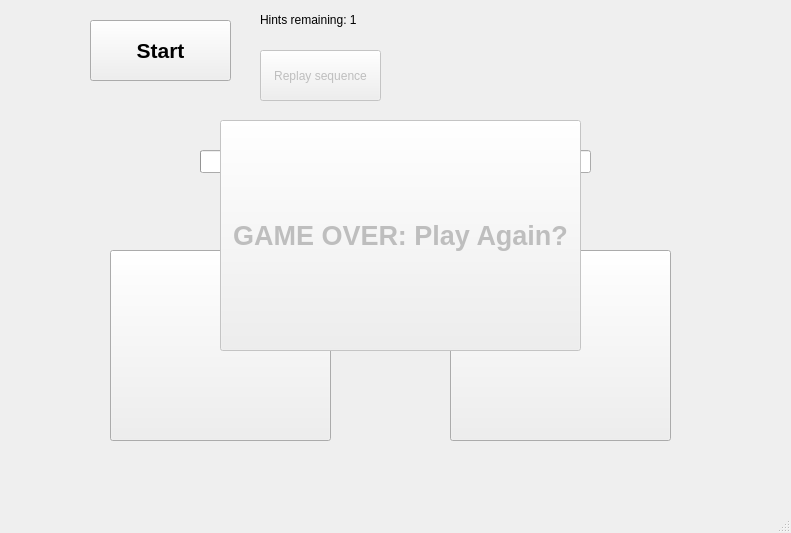
<?xml version="1.0" encoding="UTF-8"?>
<ui version="4.0">
 <class>MainWindow</class>
 <widget class="QMainWindow" name="MainWindow">
  <property name="geometry">
   <rect>
    <x>0</x>
    <y>0</y>
    <width>791</width>
    <height>533</height>
   </rect>
  </property>
  <property name="windowTitle">
   <string>MainWindow</string>
  </property>
  <widget class="QWidget" name="centralwidget">
   <widget class="QPushButton" name="startButton">
    <property name="geometry">
     <rect>
      <x>90</x>
      <y>20</y>
      <width>141</width>
      <height>61</height>
     </rect>
    </property>
    <property name="font">
     <font>
      <pointsize>16</pointsize>
      <bold>true</bold>
     </font>
    </property>
    <property name="text">
     <string>Start</string>
    </property>
   </widget>
   <widget class="QPushButton" name="redButton">
    <property name="geometry">
     <rect>
      <x>110</x>
      <y>250</y>
      <width>221</width>
      <height>191</height>
     </rect>
    </property>
    <property name="text">
     <string/>
    </property>
   </widget>
   <widget class="QPushButton" name="blueButton">
    <property name="geometry">
     <rect>
      <x>450</x>
      <y>250</y>
      <width>221</width>
      <height>191</height>
     </rect>
    </property>
    <property name="text">
     <string/>
    </property>
   </widget>
   <widget class="QProgressBar" name="progressBar">
    <property name="geometry">
     <rect>
      <x>200</x>
      <y>150</y>
      <width>391</width>
      <height>23</height>
     </rect>
    </property>
    <property name="value">
     <number>0</number>
    </property>
   </widget>
   <widget class="QPushButton" name="gameOverButton">
    <property name="enabled">
     <bool>false</bool>
    </property>
    <property name="geometry">
     <rect>
      <x>220</x>
      <y>120</y>
      <width>361</width>
      <height>231</height>
     </rect>
    </property>
    <property name="font">
     <font>
      <pointsize>20</pointsize>
      <bold>true</bold>
     </font>
    </property>
    <property name="text">
     <string>GAME OVER: Play Again?</string>
    </property>
   </widget>
   <widget class="QPushButton" name="replayButton">
    <property name="enabled">
     <bool>false</bool>
    </property>
    <property name="geometry">
     <rect>
      <x>260</x>
      <y>50</y>
      <width>121</width>
      <height>51</height>
     </rect>
    </property>
    <property name="text">
     <string>Replay sequence</string>
    </property>
   </widget>
   <widget class="QLabel" name="replayLabel">
    <property name="geometry">
     <rect>
      <x>260</x>
      <y>10</y>
      <width>131</width>
      <height>20</height>
     </rect>
    </property>
    <property name="text">
     <string>Hints remaining: 1</string>
    </property>
   </widget>
  </widget>
  <widget class="QMenuBar" name="menubar">
   <property name="geometry">
    <rect>
     <x>0</x>
     <y>0</y>
     <width>791</width>
     <height>26</height>
    </rect>
   </property>
  </widget>
  <widget class="QStatusBar" name="statusbar"/>
 </widget>
 <resources/>
 <connections/>
</ui>
